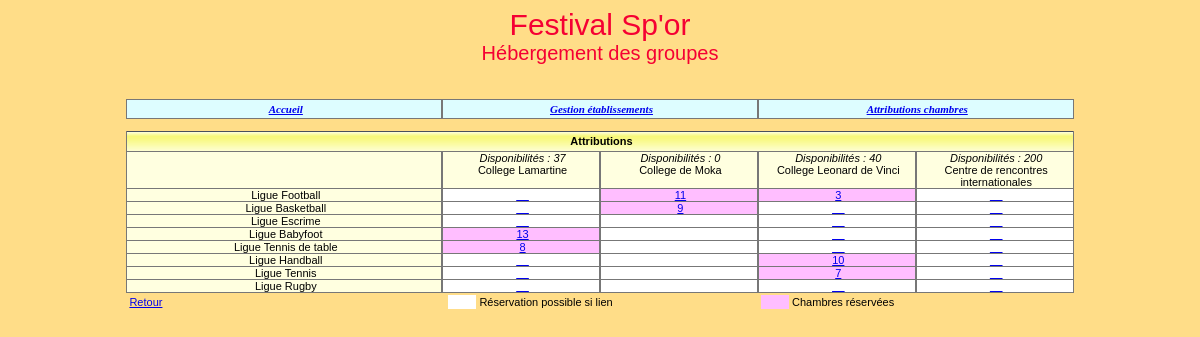
Page /index.php?action=modificationAttributions&modif=demanderModifAttrib on the committed database.
### tables this page shows
create table Etablissement (
id char(8) not null, 
nom varchar(45) not null,
adresseRue varchar(45) not null, 
codePostal char(5) not null, 
ville varchar(35) not null,
tel varchar(13) not null,
adresseElectronique varchar(70),
type tinyint not null,
civiliteResponsable varchar(12) not null,
nomResponsable varchar(25) not null,
prenomResponsable varchar(25),
nombreChambresOffertes integer,
constraint PK_ETA primary key(id)
);

create table Groupe(
id char(4) not null, 
nom varchar(40) not null, 
 
 
nombrePersonnes integer not null, 
nomPays varchar(40) not null, 
hebergement char(1) not null,
constraint PK_GRO primary key(id)
);

create table Attribution(
idEtab char(8) not null, 
idGroupe char(4) not null, 
nombreChambres integer not null,
constraint PK_ATT primary key(idEtab,idGroupe)
 
 
);

### index.php (called while the page is built, shortened)
<?php
try
{
  $model = new Model();
  $controleur = new Controller();
  $errors = new Errors();
  $connexion = $model->connect();
  $controleur->displayVue($connexion, $model, $errors);
} catch (Exception $e) {
    $errors = new Errors();
    $errors->ajouterErreur($e);
    include 'views/vueError.php';
}
?>

### models/model.php (called while the page is built, shortened)
<?php
class Model {
  public function obtenirReqEtablissementsOffrantChambres()
  {
    $req="select id, nom, nombreChambresOffertes from Etablissement where
          nombreChambresOffertes!=0 order by id";
    return $req;
  }
  public function obtenirNbEtabOffrantChambres($connexion)
  {
    $req="select count(*) as nombreEtabOffrantChambres from Etablissement where
          nombreChambresOffertes!=0";
    $rsEtabOffrantChambres=$connexion->query($req);
    $lgEtabOffrantChambres=$rsEtabOffrantChambres->fetch(PDO::FETCH_ASSOC);
    return $lgEtabOffrantChambres["nombreEtabOffrantChambres"];
  }
  public function obtenirReqIdNomGroupesAHeberger()
  {
    $req="select id, nom, nomPays from Groupe where hebergement='O' order by id";
    return $req;
  }
  public function obtenirNbOccup($connexion, $idEtab)
  {
    $req="select IFNULL(sum(nombreChambres), 0) as totalChambresOccup from
         Attribution where idEtab='$idEtab'";
    $rsOccup=$connexion->query($req);
    $lgOccup=$rsOccup->fetch(PDO::FETCH_ASSOC);
    return $lgOccup["totalChambresOccup"];
  }
  public function obtenirNbOccupGroupe($connexion, $idEtab, $idGroupe)
  {
    $req="select nombreChambres From Attribution where idEtab='$idEtab'
          and idGroupe='$idGroupe'";
    $rsAttribGroupe=$connexion->query($req);
      if ($lgAttribGroupe=$rsAttribGroupe->fetch(PDO::FETCH_ASSOC)) {
        return $lgAttribGroupe["nombreChambres"];
      } else {
          return 0;
      }
  }
}
?>

### views/vueModificationAttributions.php (the view, shortened to what this page needs)
<?php
require 'template.php';
$nbEtabOffrantChambres = $model->obtenirNbEtabOffrantChambres($connexion);
$nb = $nbEtabOffrantChambres+1;
$pourcCol = 50/$nbEtabOffrantChambres;
echo "
<table width='80%' cellspacing='0' cellpadding='0' align='center'
class='tabQuadrille'>";
   echo "
   <tr class='enTeteTabQuad'>
      <td colspan=$nb><strong>Attributions</strong></td>
   </tr>";
   echo "
   <tr class='ligneTabQuad'>
      <td>&nbsp;</td>";
   $req = $model->obtenirReqEtablissementsOffrantChambres();
   $rsEtab = $connexion->query($req);
   $lgEtab = $rsEtab->fetch(PDO::FETCH_ASSOC);
   while ($lgEtab != FALSE)
   {
      $idEtab = $lgEtab["id"];
      $nom = $lgEtab["nom"];
      $nbOffre = $lgEtab["nombreChambresOffertes"];
      $nbOccup = $model->obtenirNbOccup($connexion, $idEtab);
      $nbChLib = $nbOffre - $nbOccup;
      echo "
      <td valign='top' width='$pourcCol%'><i>Disponibilités : $nbChLib </i> <br>
      $nom </td>";
      $lgEtab = $rsEtab->fetch(PDO::FETCH_ASSOC);
   }
   echo "
   </tr>";
   $req = $model->obtenirReqIdNomGroupesAHeberger();
   $rsGroupe = $connexion->query($req);
   $lgGroupe = $rsGroupe->fetch(PDO::FETCH_ASSOC);
   while ($lgGroupe!=FALSE)
   {
      $idGroupe = $lgGroupe['id'];
      $nom = $lgGroupe['nom'];
      echo "
      <tr class='ligneTabQuad'>
         <td width='25%'>$nom</td>";
      $req = $model->obtenirReqEtablissementsOffrantChambres();
      $rsEtab = $connexion->query($req);
      $lgEtab  = $rsEtab->fetch(PDO::FETCH_ASSOC);
      while ($lgEtab != FALSE)
      {
         $idEtab = $lgEtab["id"];
         $nbOffre = $lgEtab["nombreChambresOffertes"];
         $nbOccup = $model->obtenirNbOccup($connexion, $idEtab);
         $nbChLib = $nbOffre - $nbOccup;
         $nbOccupGroupe = $model->obtenirNbOccupGroupe($connexion, $idEtab, $idGroupe);
         if ($nbOccupGroupe != 0)
         {
            $nbMax = $nbChLib + $nbOccupGroupe;
            echo "
            <td class='reserve'>
            <a href='index.php?action=donnerNbChambres&idEtab=$idEtab&idGroupe=$idGroupe&nbChambres=$nbMax'>
            $nbOccupGroupe</a></td>";
         }
         else
         {
            if ($nbChLib != 0)
            {
               echo "
               <td class='reserveSiLien'>
               <a href='index.php?action=donnerNbChambres&idEtab=$idEtab&idGroupe=$idGroupe&nbChambres=$nbChLib'>
               __</a></td>";
            }
            else
            {
               echo "<td class='reserveSiLien'>&nbsp;</td>";
            }
         }
         $lgEtab = $rsEtab->fetch(PDO::FETCH_ASSOC);
      }
      $lgGroupe = $rsGroupe->fetch(PDO::FETCH_ASSOC);
   }
echo "
</table>";
echo "
<table align='center' width='80%'>
   <tr>
      <td width='34%' align='left'><a href='index.php?action=consultationAttributions'>Retour</a>
      </td>
      <td class='reserveSiLien'>&nbsp;</td>
      <td width='30%' align='left'>Réservation possible si lien</td>
      <td class='reserve'>&nbsp;</td>
      <td width='30%' align='left'>Chambres réservées</td>
   </tr>
</table>";
?>

### css/cssGeneral.css (style rules this page uses)
.basePage { background-color:#FFDD88; color:black; font:11px Arial, Helvetica, sans-serif; }
td,tr { font:11px Arial, Helvetica, sans-serif; }
table.tabQuadrille td { border-bottom:1px solid #777777; border-right:1px solid #777777; border-left:1px solid #777777; border-top:1px #777777; padding-left:3px; }
tr.enTeteTabQuad { background-image:url('../images/xpBarre.jpg'); height:21px; text-align:center; }
tr.ligneTabQuad { background-color:#FFFFE0; text-align:center; color:black; }
td.reserveSiLien { background-color:#FFFFFF; color:black; }
td.reserve { background-color:#FFBEFF; color:black; }

### rows in the picture
etablissement: $pourcCol 12.5 (drawn), nbChLib "37", nom "College Lamartine", id.nombreChambres "13", id.nombreChambres "8"
etablissement: $pourcCol 12.5 (drawn), nbChLib "0", nom "College de Moka", id.nombreChambres "11", id.nombreChambres "9"
etablissement: $pourcCol 12.5 (drawn), nbChLib "40", nom "College Leonard de Vinci", id.nombreChambres "3", id.nombreChambres "10", id.nombreChambres "7"
etablissement: $pourcCol 12.5 (drawn), nombreChambresOffertes "200", nom "Centre de rencontres internationales"
groupe: nom "Ligue Football"
groupe: nom "Ligue Basketball"
groupe: nom "Ligue Escrime"
groupe: nom "Ligue Babyfoot"
groupe: nom "Ligue Tennis de table"
groupe: nom "Ligue Handball"
groupe: nom "Ligue Tennis"
groupe: nom "Ligue Rugby"
